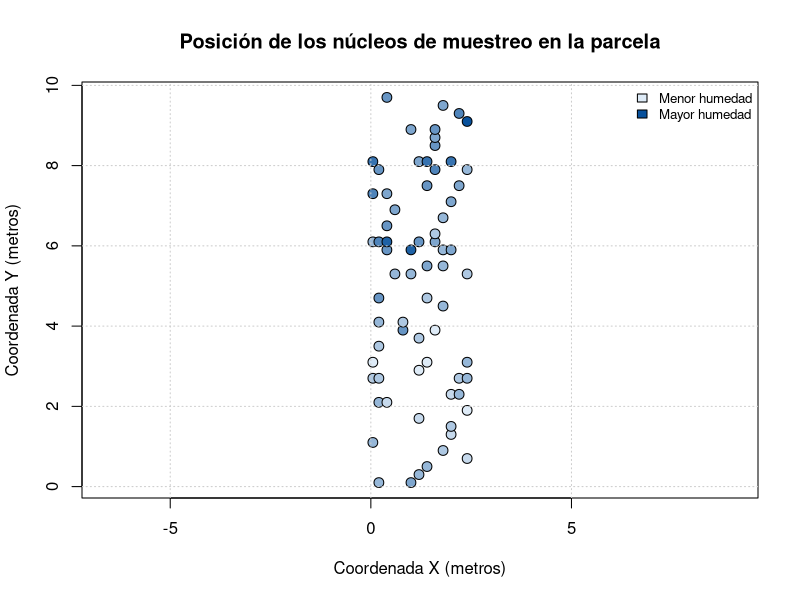
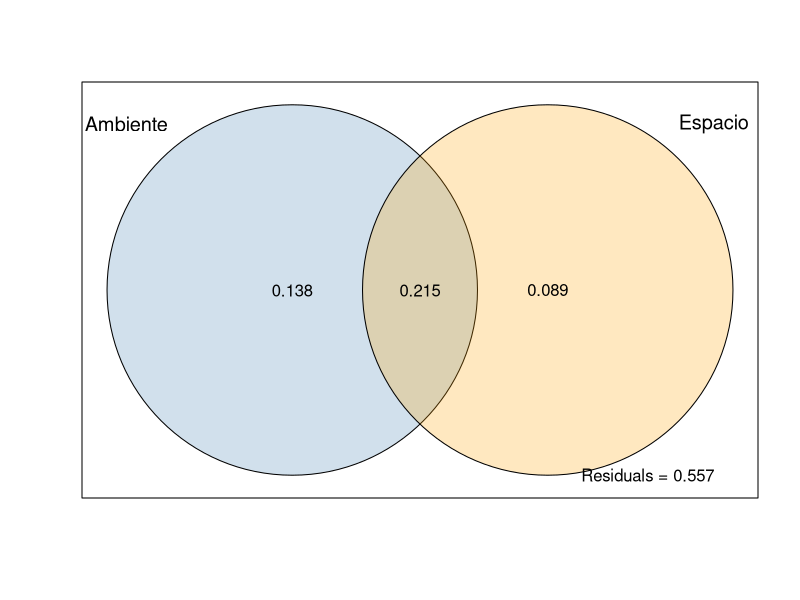

The R source for these figures, in order:
## ---- chunk 1
knitr::opts_chunk$set(
  echo = FALSE,
  warning = FALSE,
  message = FALSE,
  fig.align = "center",
  out.width = "85%"
)

library(vegan)
library(knitr)

set.seed(123)

# Generación autónoma del archivo bibliográfico para evitar errores de compilación
if (!file.exists("referencias.bib")) {
  cat(
'@article{borcard1992,
  title = {Partialling out the spatial component of ecological variation},
  author = {Borcard, Daniel and Legendre, Pierre and Drapeau, Pierre},
  journal = {Ecology},
  volume = {73},
  number = {3},
  pages = {1045--1055},
  year = {1992}
}

@article{borcard1994,
  title = {Environmental control and spatial structure in ecological communities: an example using oribatid mites (Acari, Oribatei)},
  author = {Borcard, Daniel and Legendre, Pierre},
  journal = {Environmental and Ecological Statistics},
  volume = {1},
  number = {1},
  pages = {37--61},
  year = {1994}
}

@article{legendre2001,
  title = {Ecologically meaningful transformations for ordination of species data},
  author = {Legendre, Pierre and Gallagher, Eugene D.},
  journal = {Oecologia},
  volume = {129},
  number = {2},
  pages = {271--280},
  year = {2001}
}

@article{peresneto2006,
  title = {Variation partitioning of species data matrices: estimation and comparison of fractions},
  author = {Peres-Neto, Pedro R. and Legendre, Pierre and Dray, Stephane and Borcard, Daniel},
  journal = {Ecology},
  volume = {87},
  number = {10},
  pages = {2614--2625},
  year = {2006}
}
', file = "referencias.bib")
}
## ---- chunk 2
data(mite, package = "vegan")
data(mite.env, package = "vegan")
data(mite.xy, package = "vegan")
stopifnot(
  nrow(mite) == nrow(mite.env),
  nrow(mite) == nrow(mite.xy)
)

n_muestras <- nrow(mite)
n_especies <- ncol(mite)
## ---- chunk 3
# Asegurar la carga de los datos
data(mite, package = "vegan")
data(mite.env, package = "vegan")
data(mite.xy, package = "vegan")

# Paleta de 10 tonos de azul según el contenido de agua
paleta_agua <- colorRampPalette(c("#DEEBF7", "#08519C"))(10)
clases_agua <- cut(mite.env$WatrCont, breaks = 10)

# Gráfico de distribución espacial
plot(
  mite.xy$x, mite.xy$y,
  pch = 21,
  bg = paleta_agua[as.numeric(clases_agua)],
  col = "black",
  cex = 1.3,
  xlab = "Coordenada X (metros)",
  ylab = "Coordenada Y (metros)",
  main = "Posición de los núcleos de muestreo en la parcela",
  asp = 1
)
grid(col = "gray80", lty = "dotted")

legend(
  "topright",
  legend = c("Menor humedad", "Mayor humedad"),
  fill = c("#DEEBF7", "#08519C"),
  bty = "n",
  cex = 0.8
)
## ---- chunk 4
# Estandarización Hellinger de la matriz de especies
Y <- decostand(mite, method = "hellinger")
## ---- chunk 5
# Coordenadas centradas para reducir colinealidad
S <- data.frame(
  x = as.numeric(scale(mite.xy$x, center = TRUE, scale = FALSE)),
  y = as.numeric(scale(mite.xy$y, center = TRUE, scale = FALSE))
)
S$x2 <- S$x^2
S$y2 <- S$y^2
S$xy <- S$x * S$y

datos_modelo <- cbind(
  mite.env[, c("SubsDens", "WatrCont", "Substrate")],
  S
)
## ---- chunk 6
# Partición de la variación
vpart <- varpart(
  Y,
  ~ SubsDens + WatrCont + Substrate,
  ~ x + y + x2 + y2 + xy,
  data = datos_modelo
)

fracciones <- vpart$part$indfract
frac_amb  <- fracciones$Adj.R.square[1]
frac_esp  <- fracciones$Adj.R.square[2]
frac_comp <- fracciones$Adj.R.square[3]
frac_res  <- fracciones$Adj.R.square[4]

fmt_pct <- function(x) sprintf("%.1f%%", 100 * x)

# Modelos RDA parciales y contrastes
mod_amb_puro <- rda(
  Y ~ SubsDens + WatrCont + Substrate + Condition(x + y + x2 + y2 + xy),
  data = datos_modelo
)
mod_esp_puro <- rda(
  Y ~ x + y + x2 + y2 + xy + Condition(SubsDens + WatrCont + Substrate),
  data = datos_modelo
)
mod_completo <- rda(
  Y ~ SubsDens + WatrCont + Substrate + x + y + x2 + y2 + xy,
  data = datos_modelo
)

prueba_amb   <- anova(mod_amb_puro, permutations = 999)
prueba_esp   <- anova(mod_esp_puro, permutations = 999)
prueba_total <- anova(mod_completo, permutations = 999)

p_amb   <- prueba_amb$`Pr(>F)`[1]
p_esp   <- prueba_esp$`Pr(>F)`[1]
p_total <- prueba_total$`Pr(>F)`[1]
vif_max <- max(vif.cca(mod_completo))
## ---- chunk 7
# Construcción de la superficie de tendencia espacial polinómica
S <- with(mite.xy, data.frame(
  x  = x,
  y  = y,
  x2 = x^2,
  y2 = y^2,
  xy = x * y
))
## ---- chunk 8
S <- data.frame(
  x = as.numeric(scale(mite.xy$x, center = TRUE, scale = FALSE)),
  y = as.numeric(scale(mite.xy$y, center = TRUE, scale = FALSE))
)
S$x2 <- S$x^2
S$y2 <- S$y^2
S$xy <- S$x * S$y

datos_modelo <- cbind(
  mite.env[, c("SubsDens", "WatrCont", "Substrate")],
  S
)
## ---- chunk 9
vpart <- varpart(
  Y,
  ~ SubsDens + WatrCont + Substrate,
  ~ x + y + x2 + y2 + xy,
  data = datos_modelo
)

fracciones <- vpart$part$indfract
frac_amb  <- fracciones$Adj.R.square[1]
frac_esp  <- fracciones$Adj.R.square[2]
frac_comp <- fracciones$Adj.R.square[3]
frac_res  <- fracciones$Adj.R.square[4]

fmt_pct <- function(x) sprintf("%.1f %%", 100 * x)
## ---- chunk 10
mod_amb_puro <- rda(
  Y ~ SubsDens + WatrCont + Substrate + Condition(x + y + x2 + y2 + xy),
  data = datos_modelo
)

mod_esp_puro <- rda(
  Y ~ x + y + x2 + y2 + xy + Condition(SubsDens + WatrCont + Substrate),
  data = datos_modelo
)

mod_completo <- rda(
  Y ~ SubsDens + WatrCont + Substrate + x + y + x2 + y2 + xy,
  data = datos_modelo
)

prueba_amb   <- anova(mod_amb_puro, permutations = 999)
prueba_esp   <- anova(mod_esp_puro, permutations = 999)
prueba_total <- anova(mod_completo, permutations = 999)

p_amb   <- prueba_amb$`Pr(>F)`[1]
p_esp   <- prueba_esp$`Pr(>F)`[1]
p_total <- prueba_total$`Pr(>F)`[1]

vif_max <- max(vif.cca(mod_completo))
## ---- chunk 11
tabla_fracciones <- data.frame(
  Fraccion = c(
    "Ambiente puro [a] (Sustrato y agua)",
    "Espacio puro [b] (Superficie polinómica)",
    "Compartido [c] (Ambiente estructurado en el espacio)",
    "Residuo [d] (Variación no explicada)"
  ),
  gl = c(8, 5, 0, NA),
  R2_ajustado = round(c(frac_amb, frac_esp, frac_comp, frac_res), 4),
  Porcentaje = c(
    fmt_pct(frac_amb),
    fmt_pct(frac_esp),
    fmt_pct(frac_comp),
    fmt_pct(frac_res)
  )
)

kable(
  tabla_fracciones,
  col.names = c("Fracción evaluada", "gl", "R² ajustado", "Variación explicada"),
  caption = "Partición de la variación de la comunidad de ácaros entre las variables del suelo y la posición geográfica.",
  align = c("l", "c", "r", "r")
)
## ---- chunk 12
plot(
  vpart,
  bg = c("steelblue", "orange"),
  Xnames = c("Ambiente", "Espacio"),
  digits = 2
)
## ---- chunk 13
tabla_pruebas <- data.frame(
  Modelo = c(
    "Ambiente puro (controlando el espacio)",
    "Espacio puro (controlando el ambiente)",
    "Modelo conjunto (Ambiente + Espacio)"
  ),
  F_pseudo = round(c(prueba_amb$F[1], prueba_esp$F[1], prueba_total$F[1]), 2),
  p_valor = c(
    format.pval(p_amb, digits = 3, eps = 0.001),
    format.pval(p_esp, digits = 3, eps = 0.001),
    format.pval(p_total, digits = 3, eps = 0.001)
  )
)

kable(
  tabla_pruebas,
  col.names = c("Componente evaluado", "F pseudo-canónico", "Valor p (999 perm.)"),
  caption = "Pruebas de significancia para los modelos canónicos parciales y el modelo completo.",
  align = c("l", "r", "r")
)
## ---- chunk 14
info <- sessionInfo()
cat(paste0(
  "Entorno de ejecución: ", info$R.version$version.string, "\n",
  "Sistema operativo:    ", info$running, "\n",
  "Paquetes clave:       vegan (v", packageVersion("vegan"), "), ",
  "knitr (v", packageVersion("knitr"), "), ",
  "rmarkdown (v", packageVersion("rmarkdown"), ")\n"
))
